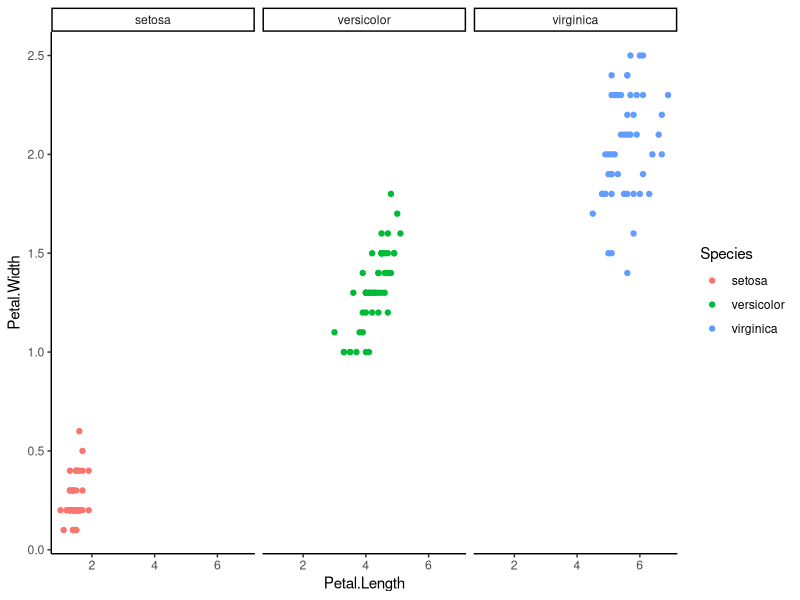

Generate this figure with R:
## ---- chunk 1
knitr::opts_chunk$set(echo = TRUE)
## ---- chunk 2
library(tidyverse)
View(iris)


## ---- chunk 3
iris_scat <- ggplot(iris, aes(x = Petal.Length, y = Petal.Width)) +
  geom_point(aes(colour = Species))+
  theme_classic()+
  facet_wrap(~Species)

iris_scat

